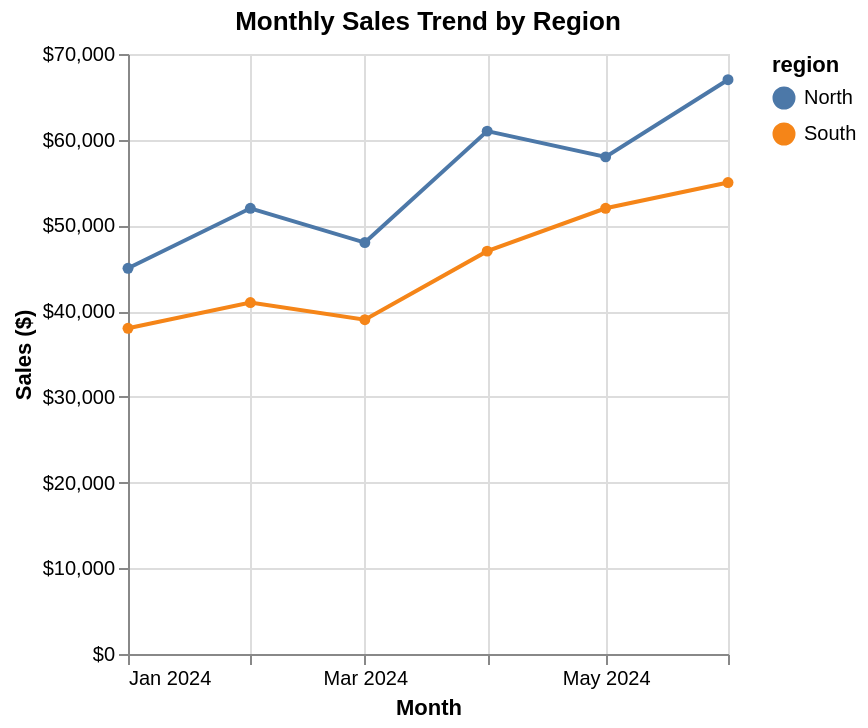

Write the Vega-Lite specification saved for this chart.
### Vega-Lite specification from a JSON file in a GitHub repository (floating-point values rounded to 4 significant figures)
{"$schema": "https://vega.github.io/schema/vega-lite/v6.json", "description": "Monthly sales trend analysis", "data": {"values": [{"month": "2024-01", "sales": 45000, "region": "North"}, {"month": "2024-02", "sales": 52000, "region": "North"}, {"month": "2024-03", "sales": 48000, "region": "North"}, {"month": "2024-04", "sales": 61000, "region": "North"}, {"month": "2024-05", "sales": 58000, "region": "North"}, {"month": "2024-06", "sales": 67000, "region": "North"}, {"month": "2024-01", "sales": 38000, "region": "South"}, {"month": "2024-02", "sales": 41000, "region": "South"}, {"month": "2024-03", "sales": 39000, "region": "South"}, {"month": "2024-04", "sales": 47000, "region": "South"}, {"month": "2024-05", "sales": 52000, "region": "South"}, {"month": "2024-06", "sales": 55000, "region": "South"}]}, "mark": {"type": "line", "point": true}, "encoding": {"x": {"field": "month", "type": "temporal", "axis": {"title": "Month", "format": "%b %Y"}}, "y": {"field": "sales", "type": "quantitative", "axis": {"title": "Sales ($)", "format": "$,.0f"}}, "color": {"field": "region", "type": "nominal"}}, "title": "Monthly Sales Trend by Region"}
